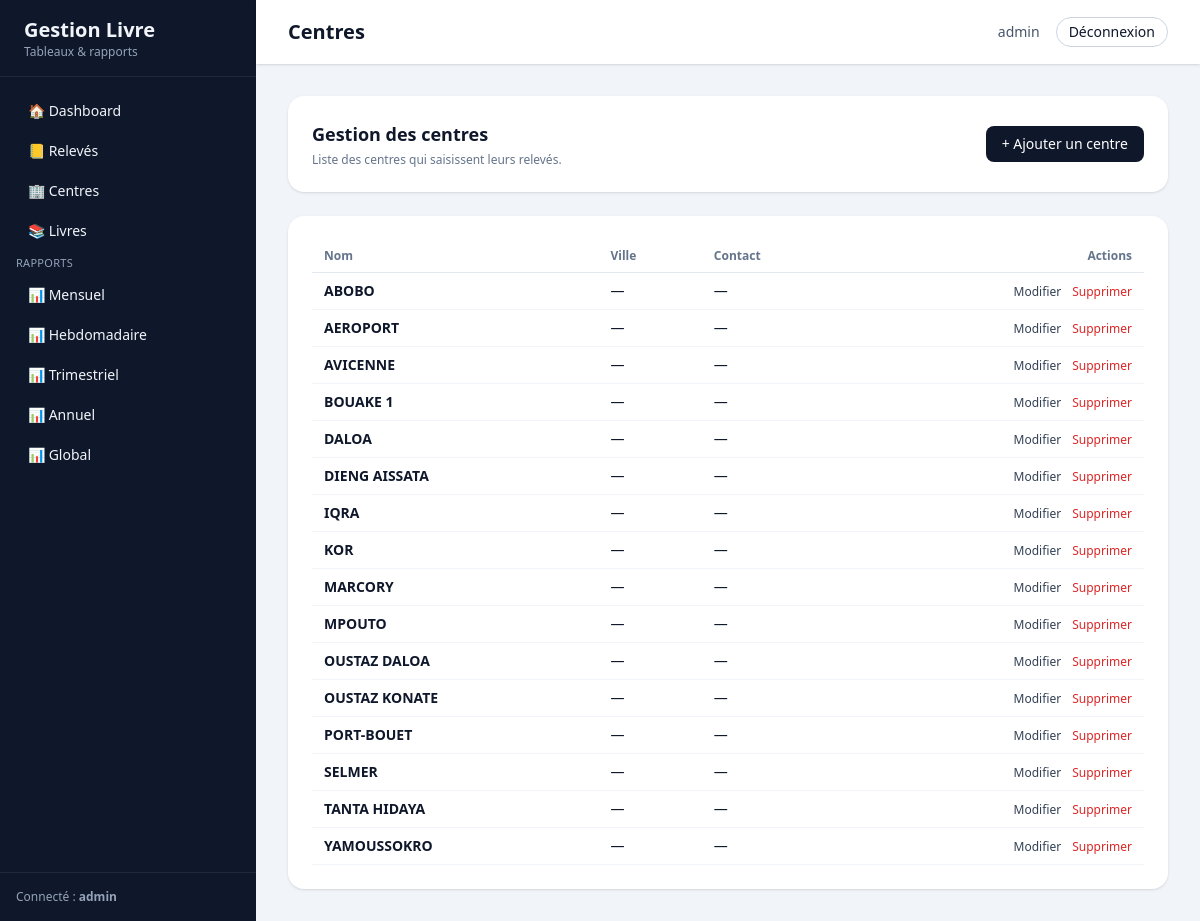
/centres/ (signed in), run on the app's committed database.
### accounts/models.py (models this page shows, shortened)
class User(AbstractUser):
    ROLE_ADMIN = "ADMIN"
    ROLE_CENTRE = "CENTRE"
    ROLE_CHOICES = (
        (ROLE_ADMIN, "Administrateur"),
        (ROLE_CENTRE, "Centre"),
    )
    role = models.CharField(
        max_length=20,
        choices=ROLE_CHOICES,
        default=ROLE_CENTRE,
    )
    centre = models.ForeignKey(
        "gestion.Centre",
        on_delete=models.SET_NULL,
        null=True,
        blank=True,
        related_name="utilisateurs",
    )

### gestion/models.py (models this page shows, shortened)
class Centre(models.Model):
    nom = models.CharField(max_length=100, unique=True)
    ville = models.CharField(max_length=100, blank=True)
    contact = models.CharField(max_length=100, blank=True)

### gestion/views.py (the view)
# urls.py: path("centres/", centre_list, name="centre_list"),
@login_required
@admin_required
def centre_list(request):
    centres = Centre.objects.all().order_by("nom")
    return render(request, "gestion/centre_list.html", {"centres": centres})

### gestion/views.py (called while the page is built)
def admin_required(view_func):
    @wraps(view_func)
    def _wrapped(request, *args, **kwargs):
        user = request.user
        if not user.is_authenticated:
            raise PermissionDenied
        if getattr(user, "is_superuser", False):
            return view_func(request, *args, **kwargs)
        if hasattr(user, "is_admin") and user.is_admin():
            return view_func(request, *args, **kwargs)
        raise PermissionDenied
    return _wrapped

### templates/gestion/centre_list.html (shortened to what this page needs)
{% extends "base.html" %}
{% block header_title %}Centres{% endblock %}
{% block content %}
<div class="space-y-6">
  <div class="bg-white rounded-2xl shadow p-4 md:p-6 flex flex-col md:flex-row md:items-center md:justify-between gap-4">
    <div>
      <h1 class="text-lg font-semibold">Gestion des centres</h1>
      <p class="text-xs text-slate-500 mt-1">
        Liste des centres qui saisissent leurs relevés.
      </p>
    </div>
    <div>
      <a href="{% url 'centre_create' %}"
         class="inline-flex items-center rounded-lg bg-slate-900 text-white px-4 py-2 text-sm font-medium hover:bg-slate-800">
        + Ajouter un centre
      </a>
    </div>
  </div>
  <div class="bg-white rounded-2xl shadow p-4 md:p-6 overflow-x-auto">
    <table class="min-w-full text-sm">
      <thead>
        <tr class="border-b border-slate-200 text-xs text-slate-500">
          <th class="py-2 px-3 text-left">Nom</th>
          <th class="py-2 px-3 text-left">Ville</th>
          <th class="py-2 px-3 text-left">Contact</th>
          <th class="py-2 px-3 text-right">Actions</th>
        </tr>
      </thead>
      <tbody>
        {% if centres %}
          {% for centre in centres %}
            <tr class="border-b border-slate-100 hover:bg-slate-50">
              <td class="py-2 px-3 font-semibold">
                {{ centre.nom }}
              </td>
              <td class="py-2 px-3">
                {{ centre.ville|default:"—" }}
              </td>
              <td class="py-2 px-3">
                {{ centre.contact|default:"—" }}
              </td>
              <td class="py-2 px-3 text-right space-x-2">
                <a href="{% url 'centre_update' centre.pk %}"
                   class="text-xs text-slate-700 hover:underline">
                  Modifier
                </a>
                <a href="{% url 'centre_delete' centre.pk %}"
                   class="text-xs text-red-600 hover:underline">
                  Supprimer
                </a>
              </td>
            </tr>
          {% endfor %}
        {% else %}
          <tr>
            <td colspan="4" class="py-4 px-3 text-center text-slate-500">
              Aucun centre enregistré.
            </td>
          </tr>
        {% endif %}
      </tbody>
    </table>
  </div>
</div>
{% endblock %}

### templates/base.html (shortened to what this page needs)
<!DOCTYPE html>
<html lang="fr">
<head>
  <script src="https://cdn.tailwindcss.com"></script>
</head>
<body class="bg-slate-100 text-slate-900">
  <div class="min-h-screen flex"
       style="padding-top: env(safe-area-inset-top); padding-bottom: env(safe-area-inset-bottom);">
    <aside class="w-64 bg-slate-900 text-slate-100 hidden md:flex flex-col">
      <div class="px-6 py-4 border-b border-slate-800">
        <h1 class="text-xl font-bold">Gestion Livre</h1>
        <p class="text-xs text-slate-400">Tableaux &amp; rapports</p>
      </div>
      <nav class="flex-1 px-4 py-4 space-y-1 text-sm">
        <a href="{% url 'dashboard' %}" class="block px-3 py-2 rounded-lg hover:bg-slate-800">
          🏠 Dashboard
        </a>
        <a href="{% url 'releve_list' %}" class="block px-3 py-2 rounded-lg hover:bg-slate-800">
          📒 Relevés
        </a>
        <a href="{% url 'centre_list' %}" class="block px-3 py-2 rounded-lg hover:bg-slate-800">
          🏢 Centres
        </a>
        <a href="{% url 'livre_list' %}" class="block px-3 py-2 rounded-lg hover:bg-slate-800">
          📚 Livres
        </a>
        <p class="mt-4 mb-1 text-[11px] uppercase tracking-wide text-slate-400">
          Rapports
        </p>
        <a href="{% url 'rapport_mensuel' %}" class="block px-3 py-2 rounded-lg hover:bg-slate-800">
          📊 Mensuel
        </a>
        <a href="{% url 'rapport_hebdomadaire' %}" class="block px-3 py-2 rounded-lg hover:bg-slate-800">
          📊 Hebdomadaire
        </a>
        <a href="{% url 'rapport_trimestriel' %}" class="block px-3 py-2 rounded-lg hover:bg-slate-800">
          📊 Trimestriel
        </a>
        <a href="{% url 'rapport_annuel' %}" class="block px-3 py-2 rounded-lg hover:bg-slate-800">
          📊 Annuel
        </a>
        <a href="{% url 'rapport_global' %}" class="block px-3 py-2 rounded-lg hover:bg-slate-800">
          📊 Global
        </a>
      </nav>
      <div class="px-4 py-4 border-t border-slate-800 text-xs text-slate-400">
        {% if request.user.is_authenticated %}
          Connecté : <span class="font-semibold">{{ request.user.username }}</span><br />
        {% endif %}
      </div>
    </aside>
    <main class="flex-1 flex flex-col">
      <header class="h-16 bg-white shadow flex items-center justify-between px-4 md:px-8">
        <div class="flex items-center gap-3">
          <h2 class="text-lg md:text-xl font-semibold">
            {% block header_title %}Dashboard{% endblock %}
          </h2>
        </div>
        <div class="flex items-center gap-4 text-sm">
          {% if request.user.is_authenticated %}
            <span class="hidden sm:inline text-slate-600">
              {{ request.user.username }}
            </span>
            <form method="post" action="{% url 'logout' %}">
              <button
                type="submit"
                class="px-3 py-1 rounded-full border border-slate-300 hover:bg-slate-100"
              >
                Déconnexion
              </button>
            </form>
          {% else %}
            <a href="{% url 'login' %}" class="px-3 py-1 rounded-full bg-slate-900 text-white">
              Connexion
            </a>
          {% endif %}
        </div>
      </header>
      <section class="p-4 md:p-8">
        {% block content %}{% endblock %}
      </section>
    </main>
  </div>
</body>
</html>

### data on the page
User: user.username "admin"
Centre: nom "ABOBO", ville "—", contact "—"
Centre: nom "AEROPORT", ville "—", contact "—"
Centre: nom "AVICENNE", ville "—", contact "—"
Centre: nom "BOUAKE 1", ville "—", contact "—"
Centre: nom "DALOA", ville "—", contact "—"
Centre: nom "DIENG AISSATA", ville "—", contact "—"
Centre: nom "IQRA", ville "—", contact "—"
Centre: nom "KOR", ville "—", contact "—"
Centre: nom "MARCORY", ville "—", contact "—"
Centre: nom "MPOUTO", ville "—", contact "—"
Centre: nom "OUSTAZ DALOA", ville "—", contact "—"
Centre: nom "OUSTAZ KONATE", ville "—", contact "—"
Centre: nom "PORT-BOUET", ville "—", contact "—"
Centre: nom "SELMER", ville "—", contact "—"
Centre: nom "TANTA HIDAYA", ville "—", contact "—"
Centre: nom "YAMOUSSOKRO", ville "—", contact "—"
